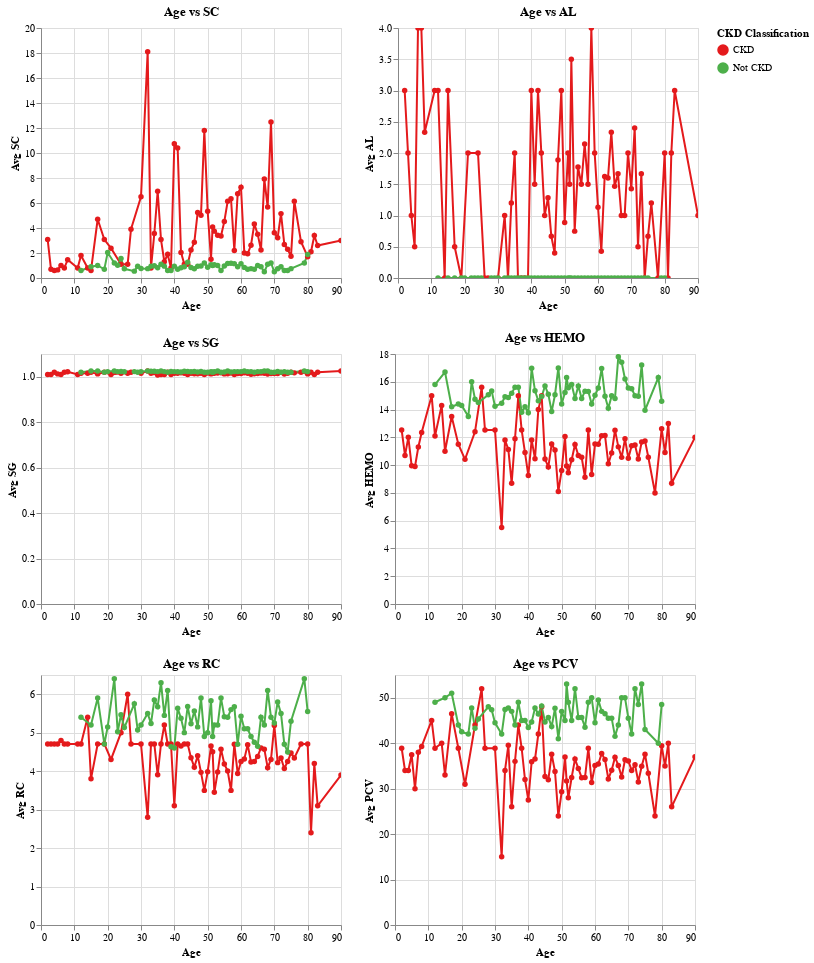

Notebook cell for this chart:
### Markdown cell above
#### Trend Chart

**Hypothesis**: For CKD patients, the albumin level keeps on changing rapidly compared to non-CKD patients.

**Why investigate?**: Age could be a major risk factor, and observing how it relates to the strong predictors can help identify early warnings or thresholds.

The trend chart between age vs. different features shows mean value over age, making it easy to compare. The individual chart allows zoom to see trends closely.

![Trend chart](vega_viz_images/4.png)

### Code cell
df_trend = df[features + ['age', 'classification']].dropna().copy()
df_trend['class_label'] = df_trend['classification'].map({'ckd': 'CKD', 'notckd': 'Not CKD'})

charts = []

for feature in features:
    chart = alt.Chart(df_trend).mark_line(point=True).encode(
        x=alt.X('age:Q', title='Age'),
        y=alt.Y(f'mean({feature}):Q', title=f'Avg {feature.upper()}'),
        color=alt.Color('class_label:N', title='CKD Classification',
                    scale=alt.Scale(domain=['CKD', 'Not CKD'],
                                    range=['#e41a1c', '#4daf4a'])),
    ).properties(
        width=300,
        height=250,
        title=f'Age vs {feature.upper()}'
    ).interactive()
    charts.append(chart)

final__trend_chart = alt.vconcat(
    *[alt.hconcat(*charts[i:i+2]) for i in range(0, len(charts), 2)]
)

final__trend_chart

### Figure 1 — Vega-Lite specification as saved in the notebook (floating-point values rounded to 4 significant figures; data arrays with more than 128 entries replaced by an {"elided": "..."} marker saying what was removed)
{"config": {"view": {"continuousWidth": 300, "continuousHeight": 300}}, "vconcat": [{"hconcat": [{"mark": {"type": "line", "point": true}, "encoding": {"color": {"field": "class_label", "scale": {"domain": ["CKD", "Not CKD"], "range": ["#e41a1c", "#4daf4a"]}, "title": "CKD Classification", "type": "nominal"}, "x": {"field": "age", "title": "Age", "type": "quantitative"}, "y": {"aggregate": "mean", "field": "sc", "title": "Avg SC", "type": "quantitative"}}, "height": 250, "name": "view_1", "title": "Age vs SC", "width": 300}, {"mark": {"type": "line", "point": true}, "encoding": {"color": {"field": "class_label", "scale": {"domain": ["CKD", "Not CKD"], "range": ["#e41a1c", "#4daf4a"]}, "title": "CKD Classification", "type": "nominal"}, "x": {"field": "age", "title": "Age", "type": "quantitative"}, "y": {"aggregate": "mean", "field": "al", "title": "Avg AL", "type": "quantitative"}}, "height": 250, "name": "view_2", "title": "Age vs AL", "width": 300}]}, {"hconcat": [{"mark": {"type": "line", "point": true}, "encoding": {"color": {"field": "class_label", "scale": {"domain": ["CKD", "Not CKD"], "range": ["#e41a1c", "#4daf4a"]}, "title": "CKD Classification", "type": "nominal"}, "x": {"field": "age", "title": "Age", "type": "quantitative"}, "y": {"aggregate": "mean", "field": "sg", "title": "Avg SG", "type": "quantitative"}}, "height": 250, "name": "view_3", "title": "Age vs SG", "width": 300}, {"mark": {"type": "line", "point": true}, "encoding": {"color": {"field": "class_label", "scale": {"domain": ["CKD", "Not CKD"], "range": ["#e41a1c", "#4daf4a"]}, "title": "CKD Classification", "type": "nominal"}, "x": {"field": "age", "title": "Age", "type": "quantitative"}, "y": {"aggregate": "mean", "field": "hemo", "title": "Avg HEMO", "type": "quantitative"}}, "height": 250, "name": "view_4", "title": "Age vs HEMO", "width": 300}]}, {"hconcat": [{"mark": {"type": "line", "point": true}, "encoding": {"color": {"field": "class_label", "scale": {"domain": ["CKD", "Not CKD"], "range": ["#e41a1c", "#4daf4a"]}, "title": "CKD Classification", "type": "nominal"}, "x": {"field": "age", "title": "Age", "type": "quantitative"}, "y": {"aggregate": "mean", "field": "rc", "title": "Avg RC", "type": "quantitative"}}, "height": 250, "name": "view_5", "title": "Age vs RC", "width": 300}, {"mark": {"type": "line", "point": true}, "encoding": {"color": {"field": "class_label", "scale": {"domain": ["CKD", "Not CKD"], "range": ["#e41a1c", "#4daf4a"]}, "title": "CKD Classification", "type": "nominal"}, "x": {"field": "age", "title": "Age", "type": "quantitative"}, "y": {"aggregate": "mean", "field": "pcv", "title": "Avg PCV", "type": "quantitative"}}, "height": 250, "name": "view_6", "title": "Age vs PCV", "width": 300}]}], "data": {"name": "data-70897f2fe92b7d6f43504ffa8145d5dd"}, "params": [{"name": "param_3", "select": {"type": "interval", "encodings": ["x", "y"]}, "bind": "scales", "views": ["view_1"]}, {"name": "param_4", "select": {"type": "interval", "encodings": ["x", "y"]}, "bind": "scales", "views": ["view_2"]}, {"name": "param_5", "select": {"type": "interval", "encodings": ["x", "y"]}, "bind": "scales", "views": ["view_3"]}, {"name": "param_6", "select": {"type": "interval", "encodings": ["x", "y"]}, "bind": "scales", "views": ["view_4"]}, {"name": "param_7", "select": {"type": "interval", "encodings": ["x", "y"]}, "bind": "scales", "views": ["view_5"]}, {"name": "param_8", "select": {"type": "interval", "encodings": ["x", "y"]}, "bind": "scales", "views": ["view_6"]}], "$schema": "https://vega.github.io/schema/vega-lite/v5.20.1.json", "datasets": {"data-70897f2fe92b7d6f43504ffa8145d5dd": {"elided": "400 records"}}}
